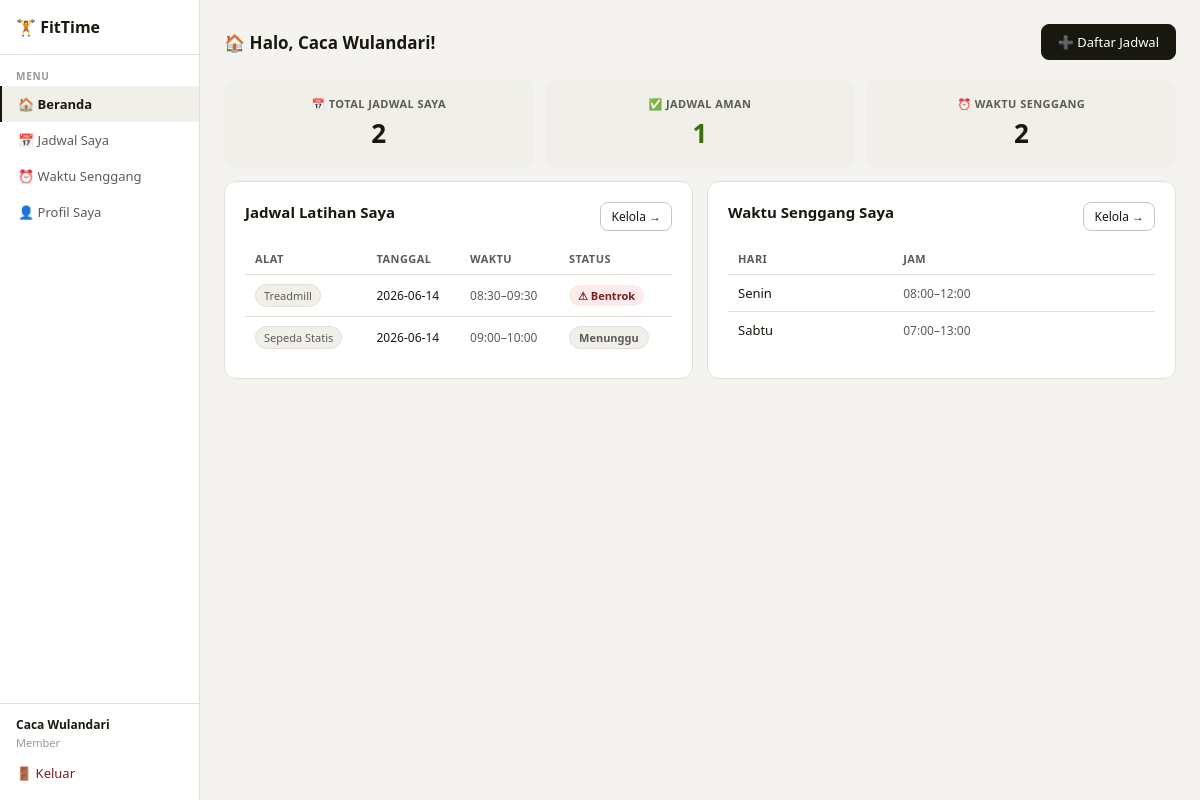
The app's page /dashboard (signed in) with its own data.
### tables this page shows
CREATE TABLE users (
            id INTEGER PRIMARY KEY AUTOINCREMENT,
            username TEXT UNIQUE NOT NULL,
            password TEXT NOT NULL,
            role TEXT NOT NULL DEFAULT 'member',  -- 'admin' or 'member'
            nama_lengkap TEXT,
            email TEXT,
            no_hp TEXT,
            tanggal_lahir TEXT,
            jenis_kelamin TEXT,
            berat_badan REAL,
            tinggi_badan REAL,
            tujuan_latihan TEXT,
            created_at TEXT DEFAULT (datetime('now','localtime'))
        );

CREATE TABLE jadwal (
            id INTEGER PRIMARY KEY AUTOINCREMENT,
            user_id INTEGER NOT NULL,
            alat_id INTEGER NOT NULL,
            tanggal TEXT NOT NULL,
            jam_mulai TEXT NOT NULL,
            jam_selesai TEXT NOT NULL,
            catatan TEXT,
            status TEXT DEFAULT 'pending',  -- pending, approved, rejected, clash
            created_at TEXT DEFAULT (datetime('now','localtime')),
            FOREIGN KEY (user_id) REFERENCES users(id),
            FOREIGN KEY (alat_id) REFERENCES alat_gym(id)
        );

CREATE TABLE alat_gym (
            id INTEGER PRIMARY KEY AUTOINCREMENT,
            nama TEXT UNIQUE NOT NULL,
            deskripsi TEXT,
            kapasitas INTEGER DEFAULT 1,
            aktif INTEGER DEFAULT 1
        );

CREATE TABLE waktu_senggang (
            id INTEGER PRIMARY KEY AUTOINCREMENT,
            user_id INTEGER NOT NULL,
            hari TEXT NOT NULL,
            jam_mulai TEXT NOT NULL,
            jam_selesai TEXT NOT NULL,
            FOREIGN KEY (user_id) REFERENCES users(id)
        );

### app.py (the view)
@app.route('/dashboard')
@login_required()
def dashboard():
    today = date.today().isoformat()
    with get_db() as db:
        if session['role']=='admin':
            total_member = db.execute("SELECT COUNT(*) FROM users WHERE role='member'").fetchone()[0]
            total_alat = db.execute("SELECT COUNT(*) FROM alat_gym WHERE aktif=1").fetchone()[0]
            jadwal_hari_ini = db.execute('''
                SELECT j.*,u.nama_lengkap as nama,a.nama as alat_nama
                FROM jadwal j JOIN users u ON j.user_id=u.id JOIN alat_gym a ON j.alat_id=a.id
                WHERE j.tanggal=? ORDER BY j.jam_mulai
            ''',(today,)).fetchall()
            clashes = detect_clashes_for_date(db, today)
            total_clash = len(clashes)
            return render_template('dashboard_admin.html',
                total_member=total_member, total_alat=total_alat,
                jadwal_hari_ini=jadwal_hari_ini, total_clash=total_clash,
                clashes=clashes, today=today)
        else:
            my_jadwal = db.execute('''
                SELECT j.*,a.nama as alat_nama
                FROM jadwal j JOIN alat_gym a ON j.alat_id=a.id
                WHERE j.user_id=? ORDER BY j.tanggal,j.jam_mulai
            ''',(session['user_id'],)).fetchall()
            clashes = detect_clashes_for_date(db, today)
            ws = db.execute('SELECT * FROM waktu_senggang WHERE user_id=? ORDER BY id',(session['user_id'],)).fetchall()
            return render_template('dashboard_member.html',
                my_jadwal=my_jadwal, clashes=clashes, ws=ws, today=today)

### app.py (called while the page is built)
def get_db():
    conn = sqlite3.connect(DB)
    conn.row_factory = sqlite3.Row
    return conn

def to_min(t):
    h,m = map(int,t.split(':'))
    return h*60+m

def detect_clashes_for_date(db, tanggal):
    rows = db.execute('''
        SELECT j.id, j.jam_mulai, j.jam_selesai, j.alat_id, u.nama_lengkap as nama
        FROM jadwal j JOIN users u ON j.user_id=u.id
        WHERE j.tanggal=? ORDER BY j.alat_id, j.jam_mulai
    ''', (tanggal,)).fetchall()
    clashes = set()
    for i in range(len(rows)):
        for k in range(i+1,len(rows)):
            a,b = rows[i],rows[k]
            if a['alat_id']!=b['alat_id']: continue
            if to_min(a['jam_mulai'])<to_min(b['jam_selesai']) and to_min(b['jam_mulai'])<to_min(a['jam_selesai']):
                clashes.add(a['id']); clashes.add(b['id'])
    return clashes

def login_required(role=None):
    from functools import wraps
    def decorator(f):
        @wraps(f)
        def wrapped(*args,**kwargs):
            if 'user_id' not in session:
                flash('Silakan login terlebih dahulu.','warning')
                return redirect(url_for('login'))
            if role and session.get('role') != role:
                flash('Akses ditolak.','danger')
                return redirect(url_for('dashboard'))
            return f(*args,**kwargs)
        return wrapped
    return decorator

### templates/dashboard_member.html (shortened to what this page needs)
{% extends 'base.html' %}
{% block content %}
<div class="page-header">
  <div class="page-title">🏠 Halo, {{ session.nama }}!</div>
  <a href="{{ url_for('jadwal_member') }}" class="btn btn-primary">➕ Daftar Jadwal</a>
</div>
<div class="grid-3" style="margin-bottom:14px">
  <div class="stat-card"><div class="stat-lbl">📅 Total Jadwal Saya</div><div class="stat-val">{{ my_jadwal|length }}</div></div>
  <div class="stat-card"><div class="stat-lbl">✅ Jadwal Aman</div><div class="stat-val" style="color:var(--green)">{{ my_jadwal|length - my_jadwal|selectattr('id','in',clashes)|list|length }}</div></div>
  <div class="stat-card"><div class="stat-lbl">⏰ Waktu Senggang</div><div class="stat-val">{{ ws|length }}</div></div>
</div>
<div class="grid-2">
  <div class="card">
    <div class="section-title" style="display:flex;justify-content:space-between">
      Jadwal Latihan Saya
      <a href="{{ url_for('jadwal_member') }}" class="btn btn-sm">Kelola →</a>
    </div>
    {% if my_jadwal %}
    <table><thead><tr><th>Alat</th><th>Tanggal</th><th>Waktu</th><th>Status</th></tr></thead><tbody>
    {% for j in my_jadwal[:6] %}
    <tr>
      <td><span class="chip">{{ j.alat_nama }}</span></td>
      <td style="font-size:12px">{{ j.tanggal }}</td>
      <td style="font-size:12px;color:var(--text2)">{{ j.jam_mulai }}–{{ j.jam_selesai }}</td>
      <td>{% if j.id in clashes %}<span class="badge b-clash">⚠ Bentrok</span>{% elif j.status=='approved' %}<span class="badge b-ok">✓ Disetujui</span>{% elif j.status=='rejected' %}<span class="badge b-clash">✗ Ditolak</span>{% else %}<span class="badge b-gray">Menunggu</span>{% endif %}</td>
    </tr>
    {% endfor %}
    </tbody></table>
    {% else %}
    <div class="empty">Belum ada jadwal. <a href="{{ url_for('jadwal_member') }}">Daftar sekarang →</a></div>
    {% endif %}
  </div>
  <div class="card">
    <div class="section-title" style="display:flex;justify-content:space-between">
      Waktu Senggang Saya
      <a href="{{ url_for('waktu_senggang') }}" class="btn btn-sm">Kelola →</a>
    </div>
    {% if ws %}
    <table><thead><tr><th>Hari</th><th>Jam</th></tr></thead><tbody>
    {% for w in ws %}
    <tr>
      <td>{{ w.hari }}</td>
      <td style="font-size:12px;color:var(--text2)">{{ w.jam_mulai }}–{{ w.jam_selesai }}</td>
    </tr>
    {% endfor %}
    </tbody></table>
    {% else %}
    <div class="empty">Belum ada waktu senggang. <a href="{{ url_for('waktu_senggang') }}">Tambah →</a></div>
    {% endif %}
  </div>
</div>
{% endblock %}

### templates/base.html (shortened to what this page needs)
<!DOCTYPE html>
<html lang="id">
<head>
</head>
<body>
{% if session.get('user_id') %}
<div class="app-wrap">
  <div class="sidebar">
    <div class="sb-logo">🏋️ FitTime</div>
    {% if session.get('role')=='admin' %}
    <div class="sb-section">Admin</div>
    <a class="sb-item {% if request.endpoint=='dashboard' %}active{% endif %}" href="{{ url_for('dashboard') }}">📊 Dashboard</a>
    <a class="sb-item {% if request.endpoint=='admin_jadwal' %}active{% endif %}" href="{{ url_for('admin_jadwal') }}">📅 Semua Jadwal</a>
    <div class="sb-section">Manajemen</div>
    <a class="sb-item {% if request.endpoint=='admin_member' %}active{% endif %}" href="{{ url_for('admin_member') }}">👥 Data Member</a>
    <a class="sb-item {% if request.endpoint=='admin_alat' %}active{% endif %}" href="{{ url_for('admin_alat') }}">🏋️ Alat Gym</a>
    <div class="sb-section">Analisis</div>
    <a class="sb-item {% if request.endpoint=='admin_statistik' %}active{% endif %}" href="{{ url_for('admin_statistik') }}">📈 Statistik</a>
    {% else %}
    <div class="sb-section">Menu</div>
    <a class="sb-item {% if request.endpoint=='dashboard' %}active{% endif %}" href="{{ url_for('dashboard') }}">🏠 Beranda</a>
    <a class="sb-item {% if request.endpoint=='jadwal_member' %}active{% endif %}" href="{{ url_for('jadwal_member') }}">📅 Jadwal Saya</a>
    <a class="sb-item {% if request.endpoint=='waktu_senggang' %}active{% endif %}" href="{{ url_for('waktu_senggang') }}">⏰ Waktu Senggang</a>
    <a class="sb-item {% if request.endpoint=='profil' %}active{% endif %}" href="{{ url_for('profil') }}">👤 Profil Saya</a>
    {% endif %}
    <div style="flex:1"></div>
    <div style="padding:.75rem 1rem;border-top:1px solid var(--border)">
      <div style="font-size:12px;font-weight:700;margin-bottom:2px">{{ session.nama }}</div>
      <div style="font-size:11px;color:var(--text3);margin-bottom:8px">{{ session.role|capitalize }}</div>
      <a href="{{ url_for('logout') }}" class="sb-item danger" style="padding:6px 0;border-left:none">🚪 Keluar</a>
    </div>
  </div>
  <div class="main">
    {% block content %}{% endblock %}
  </div>
</div>
{% else %}
{% block auth_content %}{% endblock %}
{% endif %}
</body>
</html>

### templates/base.html (style rules this page uses)
:root { --bg:#f4f3ef;--surface:#fff;--surface2:#f0efe9;--border:#e2dfd6;--border2:#c8c5b8; --text:#18180f;--text2:#5c5b55;--text3:#9a9890; --blue:#185FA5;--blue-bg:#e6f1fb;--blue-t:#0c447c; --green:#3B6D11;--green-bg:#eaf3de;--green-t:#27500a; --red:#A32D2D;--red-bg:#fcebeb;--red-t:#791f1f; --amber:#854F0B;--amber-bg:#faeeda;--amber-t:#633806; --r:8px;--rl:12px; }
* { box-sizing:border-box;margin:0;padding:0 }
body { font-family:'Segoe UI',system-ui,sans-serif;background:var(--bg);color:var(--text);font-size:14px;min-height:100vh }
a { color:var(--blue);text-decoration:none }
button,.btn { cursor:pointer;border-radius:var(--r);border:1px solid var(--border2);background:var(--surface);color:var(--text);padding:8px 16px;display:inline-flex;align-items:center;gap:6px;font-weight:500;font-size:13px;transition:all .15s;text-decoration:none }
.btn-primary { background:var(--text);color:var(--surface);border-color:var(--text) }
.btn-sm { padding:5px 10px;font-size:12px }
.card { background:var(--surface);border:1px solid var(--border);border-radius:var(--rl);padding:1.25rem }
.badge { display:inline-flex;align-items:center;gap:3px;padding:3px 9px;border-radius:99px;font-size:11px;font-weight:600 }
.b-clash { background:var(--red-bg);color:var(--red-t) }
.b-gray { background:var(--surface2);color:var(--text2);border:1px solid var(--border) }
table { width:100%;border-collapse:collapse;font-size:13px }
th { text-align:left;padding:8px 10px;font-size:11px;font-weight:700;color:var(--text2);border-bottom:1px solid var(--border);text-transform:uppercase;letter-spacing:.04em }
td { padding:9px 10px;border-bottom:1px solid var(--border);vertical-align:middle }
tr:last-child td { border-bottom:none }
.grid-2 { display:grid;grid-template-columns:1fr 1fr;gap:14px }
.grid-3 { display:grid;grid-template-columns:repeat(3,1fr);gap:12px }
.stat-card { background:var(--surface2);border-radius:var(--r);padding:1rem;text-align:center }
.stat-lbl { font-size:11px;color:var(--text2);margin-bottom:4px;font-weight:700;text-transform:uppercase;letter-spacing:.04em }
.stat-val { font-size:26px;font-weight:700 }
.section-title { font-size:15px;font-weight:700;color:var(--text);margin-bottom:12px }
.chip { display:inline-flex;align-items:center;padding:3px 8px;border-radius:99px;font-size:11px;background:var(--surface2);color:var(--text2);border:1px solid var(--border);gap:4px }
.app-wrap { display:grid;grid-template-columns:200px 1fr;min-height:100vh }
.sidebar { background:var(--surface);border-right:1px solid var(--border);display:flex;flex-direction:column;position:sticky;top:0;height:100vh;overflow-y:auto }
.sb-logo { padding:1rem;font-size:16px;font-weight:800;display:flex;align-items:center;gap:8px;border-bottom:1px solid var(--border) }
.sb-section { padding:8px 1rem 3px;font-size:10px;font-weight:800;color:var(--text3);text-transform:uppercase;letter-spacing:.07em;margin-top:6px }
.sb-item { display:flex;align-items:center;gap:9px;padding:9px 1rem;font-size:13px;color:var(--text2);cursor:pointer;border-left:2px solid transparent;transition:all .12s;text-decoration:none }
.sb-item.active { color:var(--text);font-weight:700;border-left:2px solid var(--text);background:var(--surface2) }
.sb-item.danger { color:var(--red-t) }
.main { padding:1.5rem;overflow-y:auto;background:var(--bg) }
.page-header { display:flex;align-items:center;justify-content:space-between;margin-bottom:1.25rem;flex-wrap:wrap;gap:8px }
.page-title { font-size:17px;font-weight:800;color:var(--text);display:flex;align-items:center;gap:8px }

### records on screen
users: nama "Caca Wulandari"
jadwal: alat_nama "Treadmill", tanggal "2026-06-14", jam_mulai "08:30", jam_selesai "09:30", shows "⚠ Bentrok"
jadwal: alat_nama "Sepeda Statis", tanggal "2026-06-14", jam_mulai "09:00", jam_selesai "10:00", status "Menunggu"
waktu_senggang: hari "Senin", jam_mulai "08:00", jam_selesai "12:00"
waktu_senggang: hari "Sabtu", jam_mulai "07:00", jam_selesai "13:00"

### other values on screen
{{ session.role|capitalize }} "Member"
{{ my_jadwal|length }} "2"
{{ my_jadwal|length - my_jadwal|selectattr('id','in',clashes)|list|length }} "1"
{{ ws|length }} "2"
